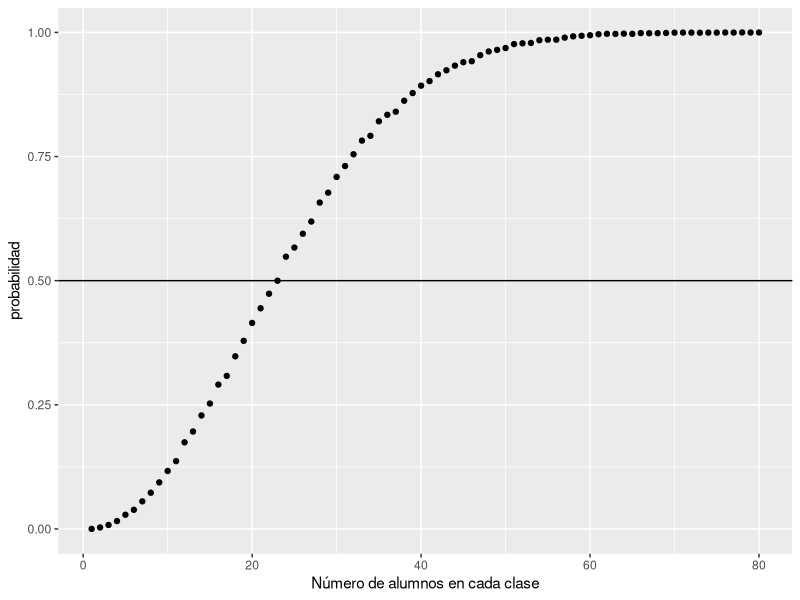

Write R code to recreate this figure.
## ---- chunk 1
library(tidyverse)
## ---- chunk 2
dias <- 1:365
## ---- chunk 3
personas <- sample(dias, 50, replace = TRUE)
## ---- chunk 4
duplicated(personas)
## ---- chunk 5
any(duplicated(personas))
## ---- chunk 6
# Simulación de Montecarlo con 10 mil repeticiones
veces <- 10000
resultados <- replicate(veces, {    
    personas <- sample(dias, 50, replace = TRUE)
    # Retorna un valor lógico de si hay duplicados
    any(duplicated(personas))
})
# Probabilidad:
mean(resultados) 
## ---- chunk 7
veces <- 10000
resultados <- replicate(veces, {    
    personas <- sample(dias, 25, replace = TRUE)
    any(duplicated(personas))
})
mean(resultados) 
## ---- chunk 8
estima_probabilidad <- function(cantPersonas, veces = 10000){
    resultados <- replicate(veces, {
        personas <- sample(dias, cantPersonas, replace = TRUE)
        any(duplicated(personas))
    })
    mean(resultados) 
}
estima_probabilidad(25)
## ---- chunk 9
# Creamos 80 distintos grupos de personas
# El primer grupo con 1 persona, el último grupo con 80 personas
grupos <- 1:80
# Estimamos la probabilidad dependiendo del número de personas por grupo
prob <- sapply(grupos, estima_probabilidad)
prob
## ---- chunk 10
probabilidades <- data.frame(
  n = grupos,
  probabilidad = prob
)

ggplot(probabilidades, aes(n, probabilidad)) +
  geom_point() +
  xlab("Número de alumnos en cada clase") +
  geom_hline(yintercept=0.5)
